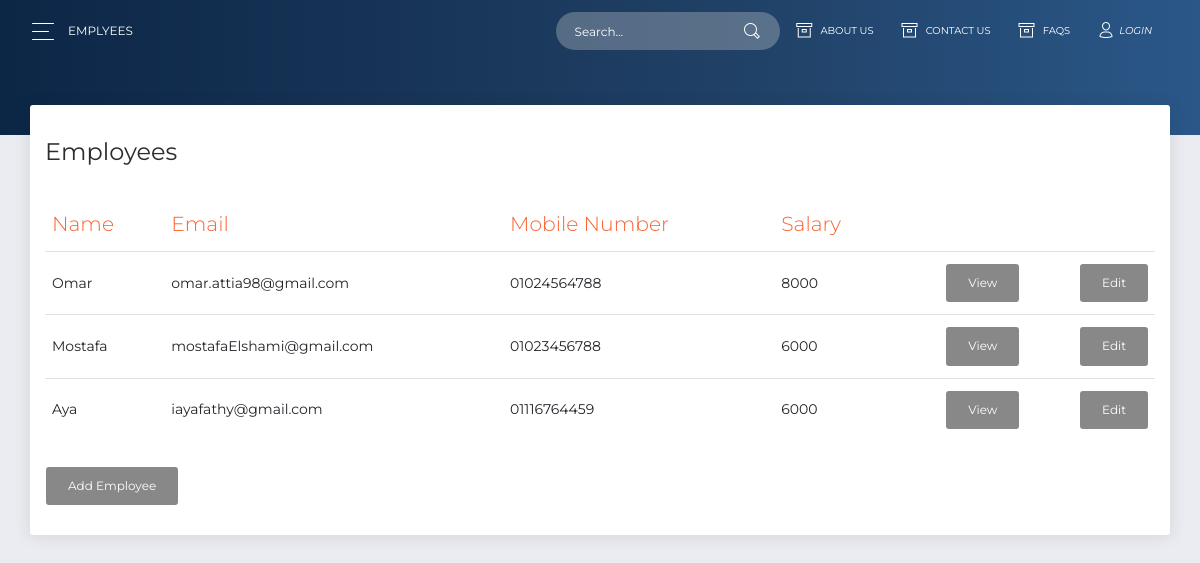
Page /employeesList.php on the earlier database version.
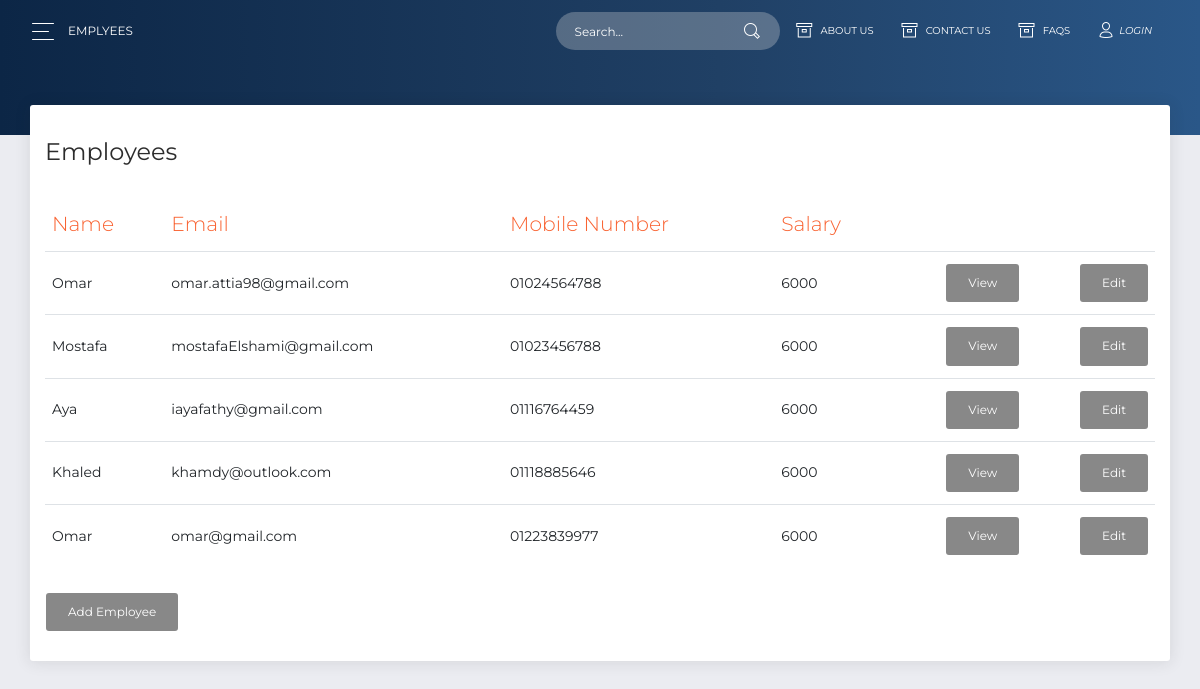
Same page on the later database version.
### tables this page shows
CREATE TABLE `employee` (
  `ID` int(11) NOT NULL,
  `First_Name` varchar(24) NOT NULL,
  `Last_Name` varchar(24) NOT NULL,
  `email` varchar(32) NOT NULL,
  `address` varchar(24) NOT NULL,
  `Dep` varchar(30) NOT NULL DEFAULT 'Marketing',
  `mobile` varchar(24) NOT NULL,
  `DOB` date NOT NULL,
  `degree` varchar(24) NOT NULL,
  `emp_date` date NOT NULL,
  `salary` int(11) NOT NULL,
  `comp_id` int(11) NOT NULL,
  `national_id` varchar(15) NOT NULL
);

### app/view/view.php (called while the page is built, shortened)
<?php
abstract class View
{
    public function __construct($controller, $model)
    {
        $this->model = $model;
    }
}
?>

### app/model/employees_model.php (called while the page is built, shortened)
<?php
  require_once(__ROOT__ . "model/Employee_model.php");
?>
<?php
class Employees extends Model {
    public $employees;
  function __construct() {
      $this->fillArray();
  }
  function fillArray() {
    $this->employees = array();
    $this->dbh = $this->connect();
    $result = $this->readEmployees();
    while ($row = $result->fetch_assoc())
    {
     array_push($this->employees, new Employee($row["ID"],$row["First_Name"],$row["Last_Name"]
          ,$row["email"],$row["address"],$row["Dep"], $row["mobile"],$row["DOB"],$row["degree"],
          $row["emp_date"], $row["salary"],$row["comp_id"], $row["national_id"]));
    }
  }
  function getEmployees()
  {
    return $this->employees;
  }
  function readEmployees(){
    $sql = "SELECT * FROM employee";
    $result = $this->dbh->query($sql);
    if ($result->num_rows > 0){
        return $result;
    }
    else {
        return false;
    }
  }
}
?>

### app/model/employee_model.php (called while the page is built, shortened)
<?php
class Employee extends Model{
    private $empid;
    private $empfirstname;
    private $email;
    private $mobile;
    private $salary;
  function __construct($empid,$empfirstname="",$emplastname="",$email="",$address="",$dep="",$mobile="",$birthdate="",$edudegree="",$empdate="",$salary="",$compid="",$national="")
  {
    $this->empid = $empid;
    if(""===$empfirstname)
    {
      $this->readEmployee($empid);
    }
    else
    {
      $this->empfirstname = $empfirstname;
      $this->email=$email;
      $this->mobile = $mobile;
      $this->salary=$salary;
    }
  }
    public function getEmpid()
    {
        return $this->empid;
    }
    public function getMobile()
    {
        return $this->mobile;
    }
    public function getSalary()
    {
        return $this->salary;
    }
    public function getEmail()
    {
        return $this->email;
    }
    public function getEmpfirstname()
    {
        return $this->empfirstname;
    }
    function readEmployee($empid)
    {
        $sql = "SELECT * FROM employee WHERE ID='$empid'";
        $db = $this->connect();
        $result = $db->query($sql);
        if($result->num_rows == 1)
        {
          $row = $db->fetchRow();
          $this->empfirstname = $row["First_Name"];
          $this->emplastname = $row["Last_Name"];
          $this->email = $row["email"];
          $this->address = $row["address"];
          $this->mobile = $row["mobile"];
          $this->birthdate = $row["DOB"];
          $this->edudegree = $row["degree"];
          $this->empdate = $row["emp_date"];
          $this->salary = $row["salary"];
          $this->compid = $row["comp_id"];
          $this->national = $row["national_id"];
        }
        else
        {
          $this->empfirstname = "";
          $this->email = "";
          $this->mobile = "";
          $this->salary = "";
        }
      }
    }

### app/db/dbh.php (called while the page is built, shortened)
<?php
class DBh
{
    private $servername;
    private $username;
    private $password;
    private $dbname;
    private $conn;
    private function __construct()
    {
		$this->servername = DB_SERVER;
		$this->username = DB_USER;
		$this->password = DB_PASS;
        $this->dbname = DB_DATABASE;
	}
    public function connect()
    {
        $this->conn = new mysqli($this->servername, $this->username, $this->password, $this->dbname);
        return $this->conn;
    }
    public function query($sql)
    {
        if (!empty($sql))
        {
            $this->result = $this->conn->query($sql);
            return $this->result;
        }
        else
        {
            return false;
        }
    }
}
?>

### app/view/Employees_view.php (the view)
<?php
require_once(__ROOT__ . "view/View.php");
class Empviewpage extends View{
    public function output()
    {
        $str = "";
        $str .= ' <div class="table-responsive"> <table class="table"> ';
        $str .= ' <thead class=" text-primary"> ';
        $str .= ' <th> Name </th> ';
        $str .= ' <th> Email </th> ';
        $str .= ' <th> Mobile Number </th> ';
        $str .= ' <th> Salary </th> ';
        $str .= ' <th class="text-right"> </th> ';
        $str .= ' </thead> <tbody> ';
        foreach ($this->model->getEmployees() as $Employee) {
            $str .= ' <tr>';
            $str .= ' <td>  ' . $Employee->getEmpfirstname() . '  </td> ';
            $str .= ' <td>  ' . $Employee->getEmail() . '  </td> ';
            $str .= ' <td>  ' . $Employee->getMobile() . '  </td> ';
            $str .= ' <td>  ' . $Employee->getSalary() . '  </td> ';
            $str .= " <td class=\"text-right\"><a class=\"btn\" href='employeesList.php?action=view&id= " . $Employee->getEmpid() . "'   > View </a></td> ";
            $str .= " <td class=\"text-right\"><a class=\"btn\" href='employeesList.php?action=edit&id= " . $Employee->getEmpid() . "'  > Edit </a></td> ";
            $str .= ' </tr> ';
        }
        $str .= ' </tbody> ';
        $str .= ' </table> ';
        $str .= ' <a class="btn" href=\'employeesList.php?action=add&id= " "\'> Add Employee </a> ';
        $str .= ' </div> ';
        return $str;
    }
}
?>

Differences in the rows shown:
changed employee "omar.attia98@gmail.com": salary "8000" → "6000"
added employee: First_Name "Khaled", email "khamdy@outlook.com", mobile "01118885646", salary "6000"
added employee: First_Name "Omar", email "omar@gmail.com", mobile "01223839977", salary "6000"
